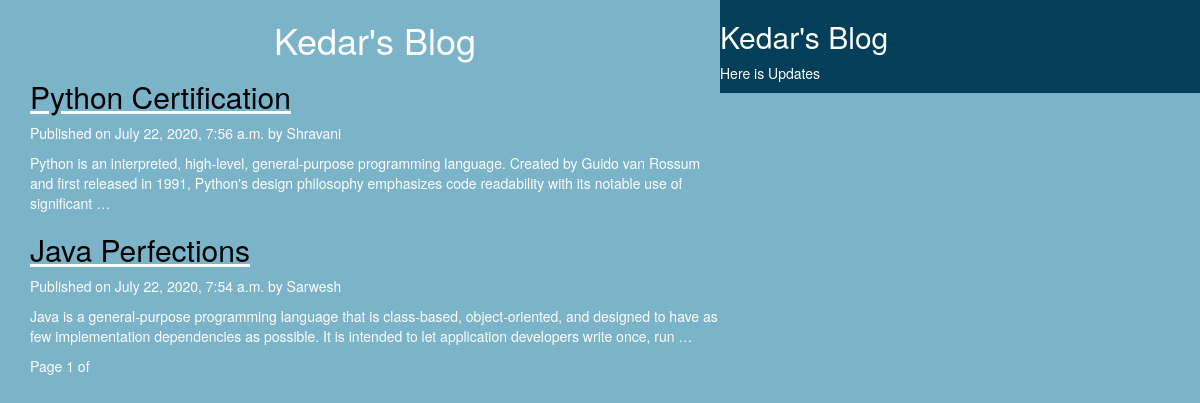
The page / on the database its author committed.
### blog/models.py (models this page shows, shortened)
class Post(models.Model):
	STATUS_CHOICES = (('draft','Draft'),('published','Published'))
	title = models.CharField(max_length = 256)
	slug = models.SlugField(max_length = 264 , unique_for_date = 'publish')
	author = models.ForeignKey(User , related_name = 'blog_posts' , on_delete = models.CASCADE)
	body = models.TextField()
	publish = models.DateTimeField(default = timezone.now)
	created = models.DateTimeField(auto_now_add = True)
	updated = models.DateTimeField(auto_now = True)
	status = models.CharField(max_length = 10 , choices = STATUS_CHOICES , default = 'draft')
	objects = CustomManager()
	class Meta:
		ordering = ('-publish',)

### blog/views.py (the view)
# urls.py: url(r'^$', views.post_list_view),
def post_list_view(request):
	post_list = Post.objects.all()
	paginator = Paginator(post_list , 3)
	page_number = request.GET.get('page')
	try:
		post_list = paginator.page(page_number)
	except PageNotAnInteger:
		post_list = paginator.page(1)
	except EmptyPage:
		post_list = paginator.page(paginator.num_pages)
	return render(request,'blog/post_list.html',{'post_list':post_list})

### blog/models.py (called while the page is built)
	def get_queryset(self):
		return super().get_queryset().filter(status = 'published')

### templates/blog/post_list.html (shortened to what this page needs)
<!DOCTYPE html>
{% extends 'blog/base.html'%}
{%block content%}
<h1>Kedar's Blog</h1>
{%for post in post_list%}
<u> <a href="{{post.get_absolute_url}}"><h2>{{post.title}}</h2></a></u>
 <p id='date'>Published on {{post.publish}} by {{post.author|title}}</p>
{{post.body|truncatewords:30|linebreaks}}
{% endfor %}
{%include 'blog/pagination.html' with page=post_list %}
{%endblock%}

### templates/blog/base.html (shortened to what this page needs)
<!DOCTYPE html>
{%load staticfiles%}
<html lang="en">
 <head>
  <link rel="stylesheet" href="https://maxcdn.bootstrapcdn.com/bootstrap/3.3.7/css/bootstrap.min.css">
  <link rel="stylesheet" href = "{% static "css/demo1.css"%}">
 </head>
 <body>
  <div class="content">
	{%block content%}{%endblock%}
  </div>
  <div  class="sidebar">
	<h2>Kedar's Blog</h2>
	<p>Here is Updates </p>
  </div>
 </body>
</html>

### templates/blog/pagination.html (shortened to what this page needs)
<div class="paginator">
<span> Page {{page.number}} of {{page.pagintor.num_pages}} </span> &nbsp
</div>

### static/css/demo1.css (style rules this page uses)
.content { width:60%; float:left; padding:0 0 0 30px; background:#7bb3c9; height:100%; }
.sidebar { width:40%; float:right; background:#043f59; height:100% }
h1 { text-align:center; border-bottom:1px solid yellow padding-bottom:10px; }
body { color:white; background-color:#7bb3c9; }
a { color:black; text-decorator: }

### rows shown on the page
Post: title "Python Certification", publish "July 22, 2020, 7:56 a.m.", author "Shravani", body "Python is an interpreted, high-level, general-purpose programming language. Created by Guido van Rossum and first released in 1991, Python's design philosophy emphasizes code readability with its notable use of significant …"
Post: title "Java Perfections", publish "July 22, 2020, 7:54 a.m.", author "Sarwesh", body "Java is a general-purpose programming language that is class-based, object-oriented, and designed to have as few implementation dependencies as possible. It is intended to let application developers write once, run …"

### other values the page prints
{{ page.number }} "1"
